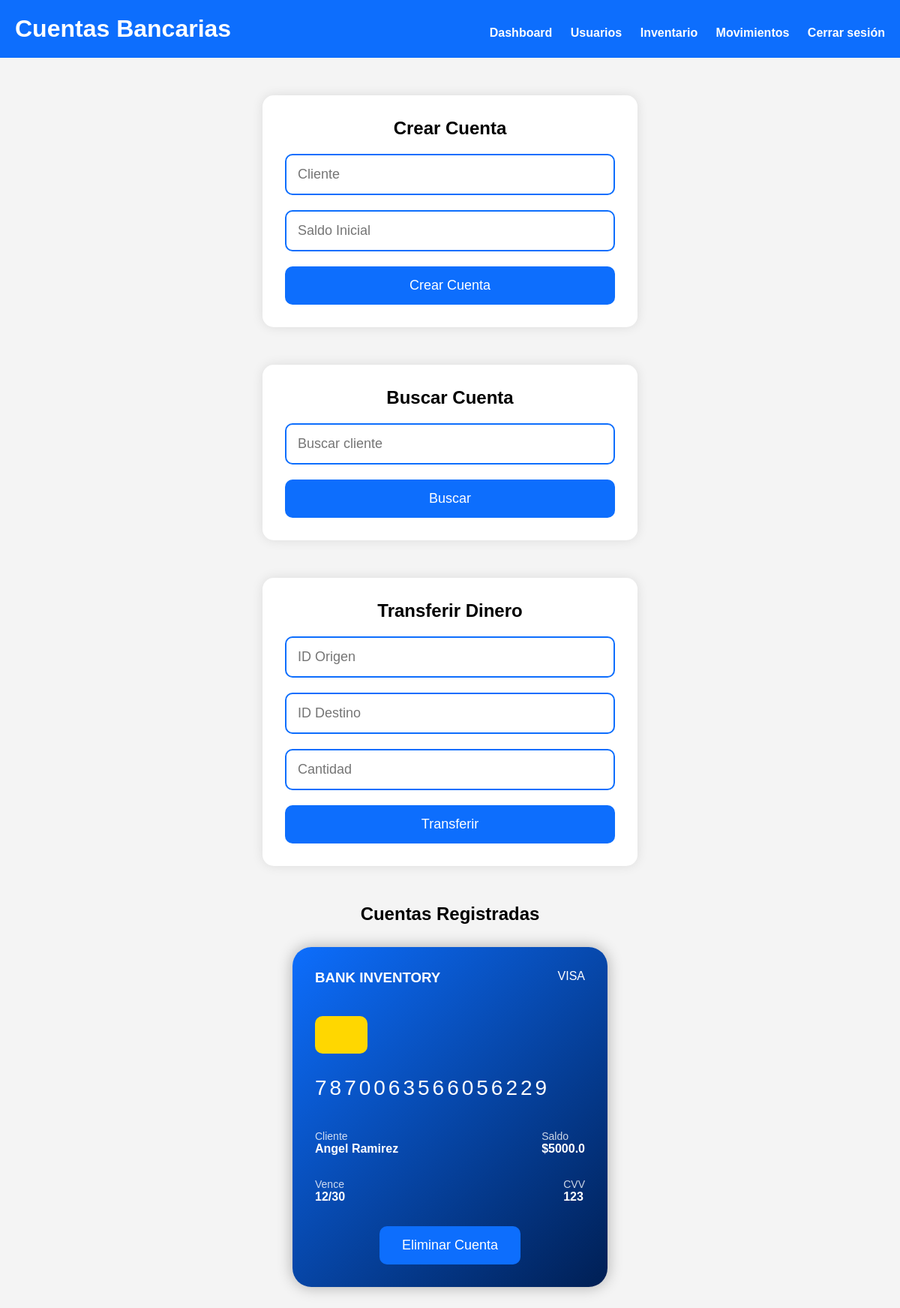
Page /cuentas on the committed database.
### tables this page shows
CREATE TABLE cuentas(
            id INTEGER PRIMARY KEY AUTOINCREMENT,
            cliente TEXT NOT NULL,
            saldo REAL NOT NULL,
            tarjeta TEXT NOT NULL
        );

### web_app.py (the view)
@app.route('/cuentas')
def cuentas():
    buscar = request.args.get('buscar')
    conexion = sqlite3.connect('database.db')
    cursor = conexion.cursor()
    if buscar:
        cursor.execute(
            '''
            SELECT * FROM cuentas
            WHERE cliente LIKE ?
            ''',
            ('%' + buscar + '%',)
        )
    else:
        cursor.execute(
            "SELECT * FROM cuentas"
        )
    cuentas = cursor.fetchall()
    conexion.close()
    return render_template(
        'cuentas.html',
        cuentas=cuentas
    )

### templates/cuentas.html (shortened to what this page needs)
<!DOCTYPE html>
<html lang="es">
<head>
    <link rel="stylesheet"
    href="{{ url_for('static', filename='style.css') }}">
</head>
<body>
<header>
    <h1>
        Cuentas Bancarias
    </h1>
    <nav>
        <a href="/dashboard">
            Dashboard
        </a>
        <a href="/usuarios">
            Usuarios
        </a>
        <a href="/inventario">
            Inventario
        </a>
        <a href="/movimientos">
            Movimientos
        </a>
        <a href="/logout">
            Cerrar sesión
        </a>
    </nav>
</header>
<section class="form-section">
    <h2>
        Crear Cuenta
    </h2>
    <form action="/crear_cuenta" method="POST">
        <input
        type="text"
        name="cliente"
        placeholder="Cliente"
        required>
        <input
        type="number"
        name="saldo"
        placeholder="Saldo Inicial"
        required>
        <button type="submit">
            Crear Cuenta
        </button>
    </form>
</section>
<section class="form-section">
    <h2>
        Buscar Cuenta
    </h2>
    <form action="/cuentas" method="GET">
        <input
        type="text"
        name="buscar"
        placeholder="Buscar cliente">
        <button type="submit">
            Buscar
        </button>
    </form>
</section>
<section class="form-section">
    <h2>
        Transferir Dinero
    </h2>
    <form action="/transferir" method="POST">
        <input
        type="number"
        name="origen"
        placeholder="ID Origen"
        required>
        <input
        type="number"
        name="destino"
        placeholder="ID Destino"
        required>
        <input
        type="number"
        name="cantidad"
        placeholder="Cantidad"
        required>
        <button type="submit">
            Transferir
        </button>
    </form>
</section>
<section class="usuarios">
    <h2>
        Cuentas Registradas
    </h2>
    {% for cuenta in cuentas %}
    <div class="tarjeta-banco">
        <div class="tarjeta-top">
            <h3>
                BANK INVENTORY
            </h3>
            <span>
                VISA
            </span>
        </div>
        <div class="chip"></div>
        <div class="numero-tarjeta">
            {{ cuenta[3] }}
        </div>
        <div class="tarjeta-info">
            <div>
                <p>
                    Cliente
                </p>
                <strong>
                    {{ cuenta[1] }}
                </strong>
            </div>
            <div>
                <p>
                    Saldo
                </p>
                <strong>
                    ${{ cuenta[2] }}
                </strong>
            </div>
        </div>
        <div class="tarjeta-bottom">
            <div>
                <p>
                    Vence
                </p>
                <strong>
                    12/30
                </strong>
            </div>
            <div>
                <p>
                    CVV
                </p>
                <strong>
                    123
                </strong>
            </div>
        </div>
        <div class="acciones">
            <a href="/eliminar_cuenta/{{ cuenta[0] }}">
                <button>
                    Eliminar Cuenta
                </button>
            </a>
        </div>
    </div>
    {% endfor %}
</section>
</body>
</html>

### static/style.css (style rules this page uses)
* { margin:0; padding:0; box-sizing:border-box; font-family:Arial; }
body { background:#f4f4f4; }
header { background:#0d6efd; color:white; padding:20px; display:flex; justify-content:space-between; align-items:center; flex-wrap:wrap; }
header h1 { font-size:32px; }
nav { margin-top:10px; }
nav a { color:white; text-decoration:none; margin-left:20px; font-weight:bold; transition:0.3s; }
button { background:#0d6efd; color:white; border:none; padding:15px 30px; border-radius:10px; font-size:18px; cursor:pointer; transition:0.3s; }
.form-section { width:90%; max-width:500px; margin:auto; background:white; padding:30px; border-radius:15px; box-shadow:0 0 15px rgba(0,0,0,0.1); margin-top:50px; }
.form-section h2 { margin-bottom:20px; text-align:center; }
form { display:flex; flex-direction:column; position:relative; z-index:999; }
input { width:100%; padding:15px; margin-bottom:20px; border:2px solid #0d6efd; border-radius:10px; font-size:18px; background:white; color:black; outline:none; display:block; }
.usuarios { width:90%; margin:auto; margin-top:50px; padding-bottom:50px; }
.usuarios h2 { margin-bottom:20px; text-align:center; }
.tarjeta-banco { width:420px; background:linear-gradient( 135deg, #0d6efd, #001f54 ); color:white; border-radius:25px; padding:30px; margin:30px auto; box-shadow:0 0 20px rgba(0,0,0,0.3); }
.tarjeta-top { display:flex; justify-content:space-between; margin-bottom:40px; }
.numero-tarjeta { font-size:28px; letter-spacing:4px; margin-bottom:40px; }
.tarjeta-info { display:flex; justify-content:space-between; margin-bottom:30px; }
.tarjeta-info p { font-size:14px; opacity:0.8; }
.acciones { text-align:center; }
.chip { width:70px; height:50px; background:gold; border-radius:10px; margin-bottom:30px; }
.tarjeta-bottom { display:flex; justify-content:space-between; margin-bottom:30px; }
.tarjeta-bottom p { font-size:14px; opacity:0.8; }

### rows in the picture
cuentas: tarjeta "7870063566056229", cliente "Angel Ramirez", saldo "5000.0"
